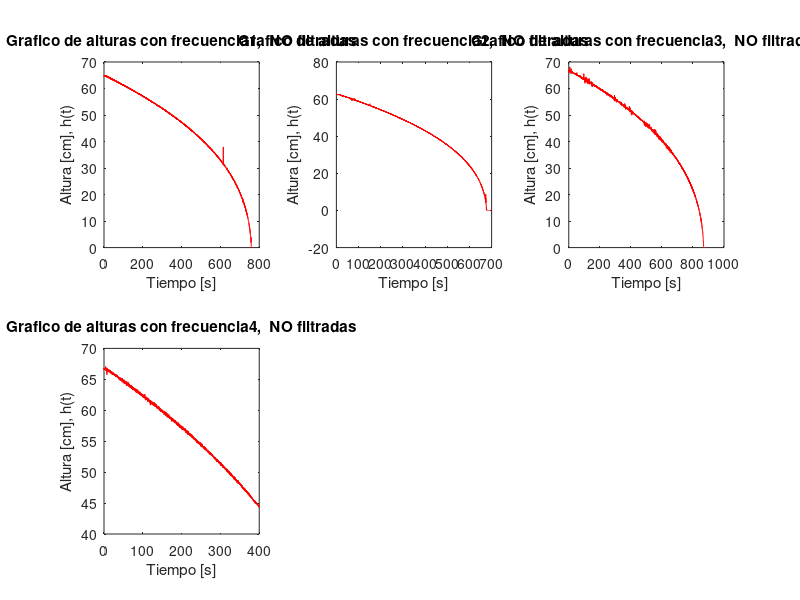

The MATLAB source for this figure: (Note: this script raises an error after producing the figure.)
close all;
clear
clc
load('datosExp1.mat');
%Constantes
H = 79.8;  %[cm]
R = 34.5;  %[cm]
Ts = 0.01;  %[s]
Fs = 1/Ts; %[Hz]
%------------------
frecuencias = [30 65 82.5 100]';
alturas1 = nivel1Beta;
alturas2 = nivel3Beta;
alturas3 = nivel4Beta;
alturas4 = nivel5Beta;
h_datas = struct('alturas1',alturas1,'alturas2',alturas2,'alturas3',alturas3,'alturas4',alturas4);
limites = [[60 30];[60 30];[60 30];[60 30]];

%grafico de valores no filtrados
figure('Name','alturas NO filtradas','NumberTitle','off');
for i=1:length(frecuencias)
    i_dato = strcat('alturas',int2str(i));
    subplot(2,3,i); plot(h_datas.(i_dato).time, h_datas.(i_dato).signals.values, 'r');
    %xlim([1.45 1.5])
    title(strcat('Grafico de alturas con frecuencia',int2str(i),',  NO filtradas'))
    xlabel('Tiempo [s]'); ylabel('Altura [cm], h(t)');
end

subMuestH = struct('signal',[],'time',[]);
h_datas_filtradas = struct('filt1',[],'filt2',[],'filt3',[],'filt4',[],'filt5',[]);
h_times = struct('t1',[],'t2',[],'t3',[],'t4',[],'t5',[]);

%figure('Name','alturas filtradas','NumberTitle','off');
for i=1:length(frecuencias)
    i_altura = strcat('alturas',int2str(i));
    i_time = strcat('t',int2str(i));
    i_filt = strcat('filt',int2str(i));

    %Graficos en tiempo y frecuencia de altura NO Filtrada
    [alturas_f, alturas_S] = Fourier(h_datas.(i_altura).signals.values, Fs);
    graficarEnTyF(h_datas.(i_altura).time, h_datas.(i_altura).signals.values, alturas_f, alturas_S,strcat(' alturas con fBomba[%]= ',int2str(frecuencias(i)))); % Grafico

    alturasFiltradas_t = filtroPasaBajos(h_datas.(i_altura).signals.values, Fs, [2], [10]);
    %Graficos en tiempo y frecuencia de altura NO Filtrada
    [alturasFiltradas_f, alturasFiltradas_S] = Fourier(alturasFiltradas_t, Fs);
    graficarEnTyF(h_datas.(i_altura).time(70:length(alturasFiltradas_t)), alturasFiltradas_t(70:length(alturasFiltradas_t)), alturasFiltradas_f, alturasFiltradas_S, strcat(' alturas Filtradas con fBomba[%]= ',int2str(frecuencias(i)))); % Grafico

    %[subMuestH.signal, subMuestH.time] = subMuest(h_datas.(i_altura), 1);
    subMuestH.signal = alturasFiltradas_t;
    subMuestH.time = h_datas.(i_altura).time;
    [auxH, auxT] = myFilt2(subMuestH, limites(i,1), limites(i,2));
    h_datas_filtradas.(i_filt) = auxH;
    h_times.(i_time) = auxT;
end

figure('Name','alturas Recortadas','NumberTitle','off');
for i=1:length(frecuencias)
    i_filt = strcat('filt',int2str(i));
    i_time = strcat('t',int2str(i));
    subplot(2,3,i); plot(h_times.(i_time), h_datas_filtradas.(i_filt), 'b');
    %xlim([1.45 1.5])
    title(strcat('Grafico de alturas con fBomba[%]= ',int2str(frecuencias(i)),',  Recortadas'))
    xlabel('Tiempo [s]'); ylabel('Altura [cm], h(t)');
end

volumenesMatrix = struct('v1',[],'v2',[],'v3',[],'v4',[],'v5',[]);
volumenesFiltrados = struct('v1',[],'v2',[],'v3',[],'v4',[],'v5',[]);

for i=1:length(frecuencias)
    i_filt = strcat('filt',int2str(i));
    i_volumen = strcat('v',int2str(i));
    i_time = strcat('t',int2str(i));
    %dh = [myDiff(h_datas_filtradas.(i_filt), 4)];
    dh = [diff(h_datas_filtradas.(i_filt))];
    dt = h_times.(i_time)(2)-h_times.(i_time)(1);
    dh_dt = dh./dt;
    dh_dt = [dh_dt dh_dt(length(dh_dt))];
    %dh_dt = abs(dh_dt);
    flujo_t = (pi*(R^2)/(H^2))*(h_datas_filtradas.(i_filt).^2).*dh_dt;
    volumenesMatrix.(i_volumen) = flujo_t;
    %Graficos en tiempo y frecuencia del flujo
    [flujo_f, flujo_S] = Fourier(flujo_t', Fs);
    graficarEnTyF(h_times.(i_time), flujo_t, flujo_f, flujo_S,strcat(' Flujos con fBomba[%]= ',int2str(frecuencias(i)))); % Grafico
end

for i=1:length(frecuencias)
    i_volumen = strcat('v',int2str(i));
    i_time = strcat('t',int2str(i));
    
    %Filtro pasa bajos
    %flujoFiltrado_t = filtroPasaBajos(volumenesMatrix.(i_volumen), Fs);
    %flujoFiltrado_t = filtroPasaBanda(volumenesMatrix.(i_volumen), Fs, [30 40], [10 45]);
    flujoFiltrado_t = filtroPasaBajos(volumenesMatrix.(i_volumen), Fs, [1], [4]);
    volumenesFiltrados.(i_volumen) = flujoFiltrado_t;
    %Graficos en tiempo y frecuencia del flujo Filtrado
    [flujoFiltrado_f, flujoFiltrado_S] = Fourier(flujoFiltrado_t', Fs);
    graficarEnTyF(h_times.(i_time), flujoFiltrado_t, flujoFiltrado_f, flujoFiltrado_S,strcat(' Flujos Filtrados con fBomba[%]= ',int2str(frecuencias(i)))); % Grafico

    FlujosProm(i) = mean(flujoFiltrado_t);
    
    %subplot(2,3,i); plot(volumenesMatrix.(i_volumen), 'b');
    %%xlim([1.45 1.5])
    %title(strcat('Grafico de Flujos con frecuencia de bomaba constante de  ',int2str(frecuencias(i)),',%'))
    %xlabel('Tiempo [s]'); ylabel('Flujo [cm], [cm/s?], Fin(t)');
end

figure('Name','Flujos Promedio','NumberTitle','off');
plot(frecuencias,FlujosProm, 'bo-');
%xlim([1.45 1.5])
title('Grafico de Flujos Promedio para diferentes frecuencias de la bomba')
xlabel('Frecuencia de la bomba [%]'); ylabel('Flujo de Entrada [cm3/s?], Fin');

%volumnes_prom = mean(volumenes_matrix);